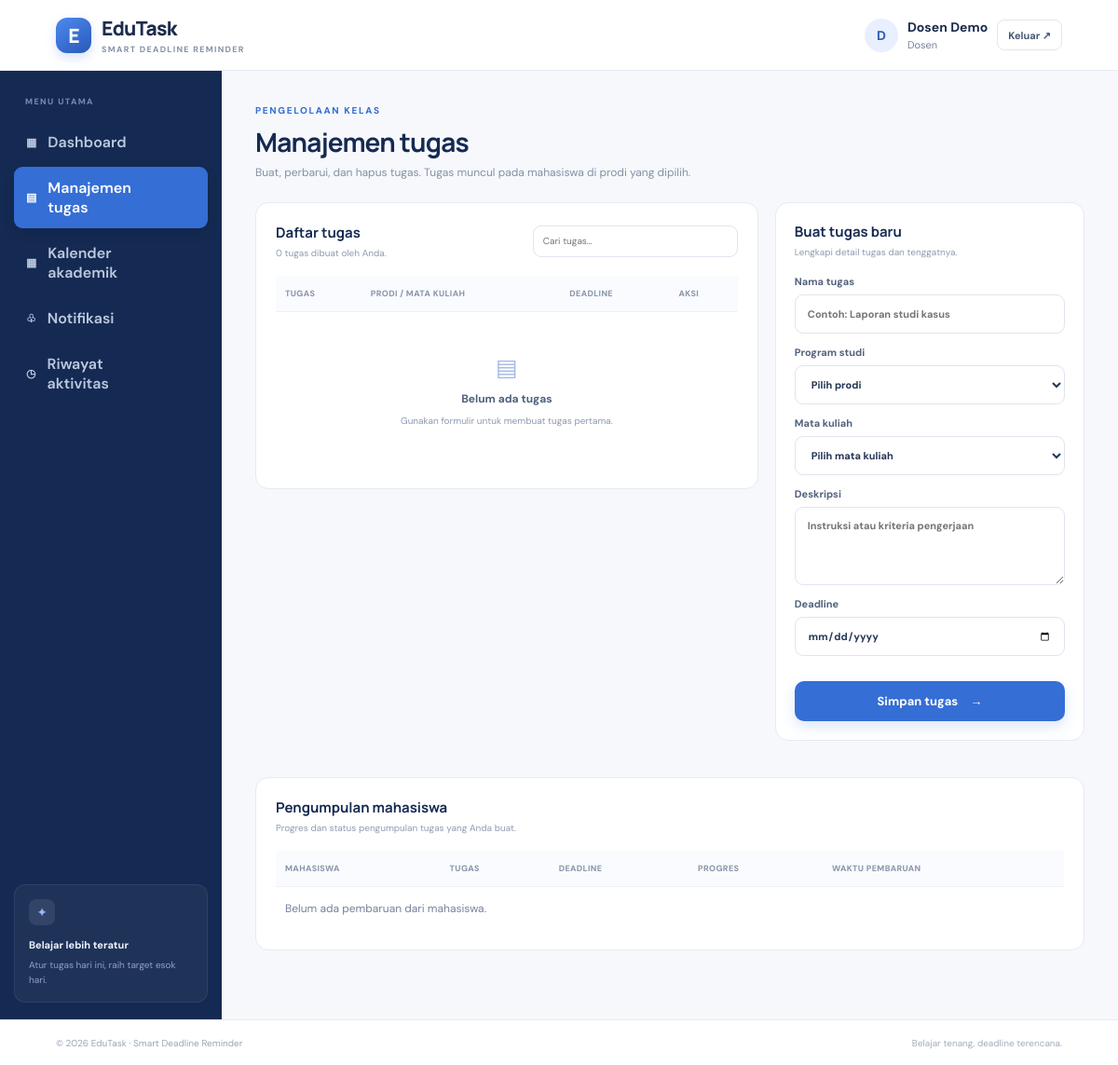
Page /dosen/tugas (signed in) on the committed database.
### tables this page shows
CREATE TABLE users (
          id INTEGER PRIMARY KEY AUTOINCREMENT, name TEXT NOT NULL, prodi TEXT NOT NULL,
          nim TEXT UNIQUE NOT NULL, password_hash TEXT NOT NULL, role TEXT NOT NULL,
          payment_status TEXT NOT NULL DEFAULT 'aktif', created_at TEXT NOT NULL
        );

### app.py (the view, shortened to what this page needs)
@app.route("/dosen/tugas", methods=["GET", "POST"])
def d_tasks():
    r = login_required("dosen")
    if r:
        return r
    u = current_user()
    with db() as c:
        courses = c.execute(
            "SELECT * FROM lecturer_courses WHERE lecturer_id=? ORDER BY prodi,course",
            (u["id"],),
        ).fetchall()
    with db() as c:
        tasks = c.execute(
            "SELECT * FROM tasks WHERE lecturer_id=? ORDER BY deadline", (u["id"],)
        ).fetchall()
        subs = c.execute(
            "SELECT s.*,st.name,st.nim,t.title,t.deadline FROM submissions s JOIN users st ON st.id=s.student_id JOIN tasks t ON t.id=s.task_id WHERE t.lecturer_id=? ORDER BY s.updated_at DESC",
            (u["id"],),
        ).fetchall()
    return render_template(
        "pages/dosen/tugas.html", courses=courses, tasks=tasks, submissions=subs
    )

### app.py (called while the page is built)
def db():
    con = sqlite3.connect(DB_PATH)
    con.row_factory = sqlite3.Row
    con.execute("PRAGMA foreign_keys = ON")
    return con

def current_user():
    uid = session.get("user_id")
    if not uid:
        return None
    with db() as c:
        return c.execute("SELECT * FROM users WHERE id=?", (uid,)).fetchone()

def login_required(role=None):
    u = current_user()
    if not u:
        flash("Silakan masuk terlebih dahulu.", "error")
        return redirect(url_for("index"))
    if role and u["role"] != role:
        abort(403)
    return None

@app.context_processor
def common_context():
    u = current_user()
    return {
        "user": u,
        "today": date.today().isoformat(),
        "PRODI": PRODI,
        "COURSES": COURSES,
    }

### templates/pages/dosen/tugas.html (shortened to what this page needs)
{% extends "base.html" %}{% block title %}Manajemen Tugas{% endblock %}{% block content %}<div class="page-heading"><div><span class="eyebrow">PENGELOLAAN KELAS</span><h1>Manajemen tugas</h1><p>Buat, perbarui, dan hapus tugas. Tugas muncul pada mahasiswa di prodi yang dipilih.</p></div></div><div class="content-grid lecturer-task-layout"><section class="panel"><div class="panel-heading"><div><h2>Daftar tugas</h2><p>{{ tasks|length }} tugas dibuat oleh Anda.</p></div><input class="search-input"
       data-filter="lecturer-tasks"
       placeholder="Cari tugas…"></div><div class="table-wrap"><table id="lecturer-tasks"><thead><tr><th>Tugas</th><th>Prodi / mata kuliah</th><th>Deadline</th><th>Aksi</th></tr></thead><tbody>{% for t in tasks %}<tr><td><b>{{ t.title }}</b><small class="table-sub">{{ t.description or 'Tanpa deskripsi' }}</small></td><td>{{ t.prodi }}<small class="table-sub">{{ t.course }}</small></td><td>{{ t.deadline }}</td><td><div class="inline-actions"><button class="btn btn-outline btn-sm"
        type="button"
        data-edit='{{ {'id':t.id,'title':t.title,'description':t.description,'deadline':t.deadline,'prodi':t.prodi,'course':t.course}|tojson }}'>Edit</button><form method="post" onsubmit="return confirm('Hapus tugas ini?')"><input type="hidden" name="action" value="delete"><input type="hidden" name="task_id" value="{{ t.id }}"><button class="btn btn-danger btn-sm">Hapus</button></form></div></td></tr>{% else %}<tr><td colspan="4"><div class="empty-state"><div>▤</div><b>Belum ada tugas</b><p>Gunakan formulir untuk membuat tugas pertama.</p></div></td></tr>{% endfor %}</tbody></table></div></section><section class="panel form-panel"><div class="panel-heading"><div><h2 id="task-form-title">Buat tugas baru</h2><p>Lengkapi detail tugas dan tenggatnya.</p></div></div><form method="post" id="lecturer-task-form" class="stack-form"><input type="hidden" name="action" value="create" id="task-action"><input type="hidden" name="task_id" id="task-id"><label>Nama tugas<input name="title"
       id="task-title"
       required
       placeholder="Contoh: Laporan studi kasus"></label><label>Program studi<select name="prodi" id="task-prodi" required><option value="">Pilih prodi</option></select></label><label>Mata kuliah<select name="course" id="task-course" required><option value="">Pilih mata kuliah</option></select></label><label>Deskripsi<textarea name="description"
          id="task-description"
          rows="4"
          placeholder="Instruksi atau kriteria pengerjaan"></textarea></label><label>Deadline<input type="date"
       name="deadline"
       id="task-deadline"
       min="{{ today }}"
       required></label><button class="btn btn-primary btn-full" id="task-submit">Simpan tugas <span>→</span></button><button class="btn btn-ghost btn-full hidden" id="task-cancel" type="button">Batal edit</button></form></section></div><section class="panel"><div class="panel-heading"><div><h2>Pengumpulan mahasiswa</h2><p>Progres dan status pengumpulan tugas yang Anda buat.</p></div></div><div class="table-wrap"><table><thead><tr><th>Mahasiswa</th><th>Tugas</th><th>Deadline</th><th>Progres</th><th>Waktu pembaruan</th></tr></thead><tbody>{% for s in submissions %}<tr><td><b>{{ s.name }}</b><small class="table-sub">{{ s.nim }}</small></td><td>{{ s.title }}</td><td>{{ s.deadline }}</td><td><span class="pill {% if s.status=='Selesai' %}pill-green{% else %}pill-yellow{% endif %}">{{ s.progress }}% · {{ s.status }}</span></td><td>{{ s.updated_at[:16].replace('T', ' ') }}</td></tr>{% else %}<tr><td colspan="5" class="muted">Belum ada pembaruan dari mahasiswa.</td></tr>{% endfor %}</tbody></table></div></section>{% endblock %}

### templates/base.html (shortened to what this page needs)
<!DOCTYPE html><html lang="id"><head><link rel="stylesheet" href="{{ url_for('static', filename='style.css') }}"></head><body>
<header class="topbar"><a class="brand" href="{{ url_for('index') }}"><span class="brand-icon">E</span><span>EduTask<small>SMART DEADLINE REMINDER</small></span></a>{% if user %}<div class="top-user"><span class="avatar">{{ user['name'][0]|upper }}</span><span><b>{{ user['name'] }}</b><small>{{ {'mahasiswa':'Mahasiswa','dosen':'Dosen','admin':'Administrator'}[user['role']] }}</small></span><a class="btn btn-ghost btn-sm" href="{{ url_for('logout') }}">Keluar ↗</a></div>{% else %}<div class="top-links"><a href="{{ url_for('login') }}">Masuk</a><a class="btn btn-primary btn-sm" href="{{ url_for('m_register') }}">Mulai sekarang</a></div>{% endif %}</header>
{% if user and user["role"] in ["mahasiswa","dosen"] %}<div class="app-shell"><aside class="sidebar"><div class="side-label">MENU UTAMA</div>{% if user["role"]=="mahasiswa" %}<a class="side-link {% if request.endpoint=='m_dashboard' %}active{% endif %}"
   href="{{ url_for('m_dashboard') }}">▦ <span>Dashboard</span></a><a class="side-link {% if request.endpoint=='m_tasks' %}active{% endif %}"
   href="{{ url_for('m_tasks') }}">▤ <span>Tugas saya</span></a><a class="side-link {% if request.endpoint=='m_calendar' %}active{% endif %}"
   href="{{ url_for('m_calendar') }}">▦ <span>Kalender akademik</span></a><a class="side-link {% if request.endpoint=='m_notifications' %}active{% endif %}"
   href="{{ url_for('m_notifications') }}">♧ <span>Notifikasi</span></a><a class="side-link {% if request.endpoint=='m_history' %}active{% endif %}"
   href="{{ url_for('m_history') }}">◷ <span>Riwayat</span></a>{% else %}<a class="side-link {% if request.endpoint=='d_dashboard' %}active{% endif %}"
   href="{{ url_for('d_dashboard') }}">▦ <span>Dashboard</span></a><a class="side-link {% if request.endpoint=='d_tasks' %}active{% endif %}"
   href="{{ url_for('d_tasks') }}">▤ <span>Manajemen tugas</span></a><a class="side-link {% if request.endpoint=='d_calendar' %}active{% endif %}"
   href="{{ url_for('d_calendar') }}">▦ <span>Kalender akademik</span></a><a class="side-link {% if request.endpoint=='d_notifications' %}active{% endif %}"
   href="{{ url_for('d_notifications') }}">♧ <span>Notifikasi</span></a><a class="side-link {% if request.endpoint=='d_history' %}active{% endif %}"
   href="{{ url_for('d_history') }}">◷ <span>Riwayat aktivitas</span></a>{% endif %}<div class="sidebar-bottom"><div class="mini-logo">✦</div><b>Belajar lebih teratur</b><p>Atur tugas hari ini, raih target esok hari.</p></div></aside><main class="main-content">{% else %}<main class="public-main">{% endif %}
{% block content %}{% endblock %}</main>{% if user and user["role"] in ["mahasiswa","dosen"] %}</div>{% endif %}<footer class="footer">© 2026 EduTask · Smart Deadline Reminder <span>Belajar tenang, deadline terencana.</span></footer></body></html>

### rows in the picture
users: name "D", name "Dosen Demo", role "Dosen"

### other values in the picture
{{ tasks|length }} "0"
